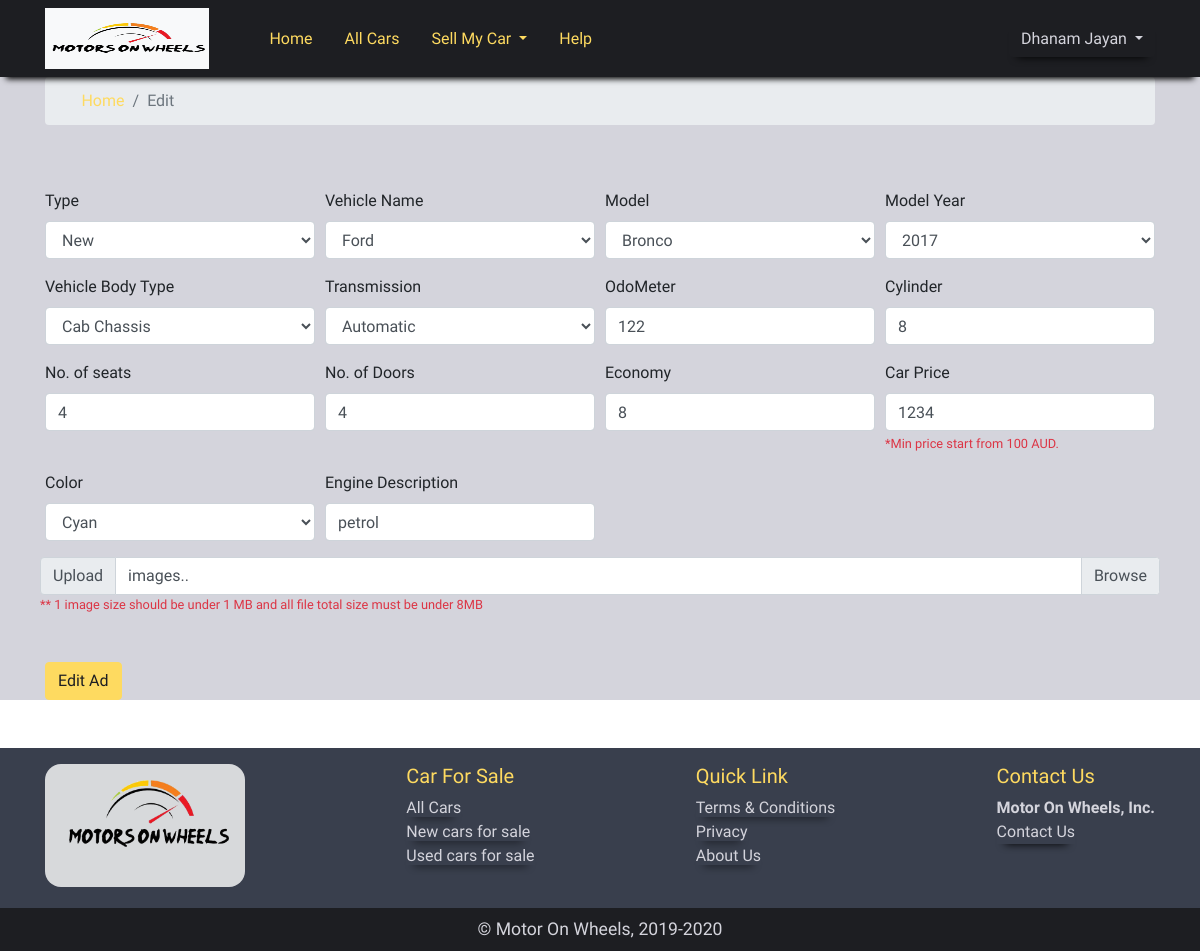
Screenshot of /editAds.php?edit=57 (signed in) with the database file from the repository.
### tables this page shows
CREATE TABLE `ads` (
  `id` int(11) NOT NULL,
  `user_id` int(11) NOT NULL,
  `status` varchar(100) NOT NULL DEFAULT 'pending',
  `cartype` varchar(50) NOT NULL,
  `carname` varchar(100) NOT NULL,
  `carmodel` varchar(50) DEFAULT NULL,
  `bodytype` varchar(50) DEFAULT NULL,
  `odometer` varchar(50) DEFAULT NULL,
  `transmission` varchar(50) DEFAULT NULL,
  `engine` varchar(50) DEFAULT NULL,
  `price` varchar(50) NOT NULL,
  `year` varchar(50) NOT NULL,
  `cylinder` varchar(50) DEFAULT NULL,
  `engineDes` varchar(255) DEFAULT NULL,
  `fuelEconomy` varchar(50) DEFAULT NULL,
  `turbo` varchar(50) DEFAULT NULL,
  `power` varchar(50) DEFAULT NULL,
  `tow` varchar(50) DEFAULT NULL,
  `colour` varchar(50) DEFAULT NULL,
  `seats` varchar(50) DEFAULT NULL,
  `doors` varchar(50) DEFAULT NULL,
  `created_at` timestamp NOT NULL DEFAULT CURRENT_TIMESTAMP ON UPDATE CURRENT_TIMESTAMP
);

### public/editAds.php (the view, shortened to what this page needs)
 <?php require_once('../resources/templates/config.php');?>
 <?php include_once(TEMPLATE_FRONT.DS.'header.php');?>
<?php include_once(TEMPLATE_FRONT.DS.'nav.php');?>
<?php
            if(isset($_GET['edit'])){
                $editId = (int)$_GET['edit'];
            }elseif(isset($_SESSION['editId'])){
                $editId = $_SESSION['editId'];
            }
        $sql = "SELECT * FROM `ads` JOIN adimg ON `adimg`.`ads_id` = `ads`.`id` WHERE `ads`.`user_id` = ? AND `ads`.`id` = ?";
        $stmt = $db->prepare($sql);
        $stmt->bind_param('ii',$_SESSION['id'], $editId);
        $stmt->execute();
        $result = $stmt->get_result();
        $adrow = $result->fetch_assoc();
?>
<div class="container-fluid adContainer">
<div class="container mb-5">
    <nav aria-label="breadcrumb ">
        <ol class="breadcrumb">
            <li class="breadcrumb-item active"><a href="index.php" ><i class="fas fa-home mr-2"></i>Home</a></li>
            <li class="breadcrumb-item active">Edit</li>
        </ol>
    </nav>
     <form method="Post" action="include/editAdsProcess.php" enctype="multipart/form-data" class="filter-form" >
        <div class="form-row py-5">
            <div class="form-group col-md-3">
                <label for="cartype">Type</label>
                <select  class="form-control" required name="vType">
                   <option value="<?=  $adrow['cartype']?>"><?=  ucfirst($adrow['cartype'])?></option>
                </select>
            </div>
            <div class="form-group col-md-3">
                <label for="vehiclename">Vehicle Name</label>
                <select  class="form-control carname" required name="vName">
                     <option value="<?=  $adrow['carname']?>"><?=  ucfirst($adrow['carname'])?></option>
                </select>
            </div>
            <div class="form-group col-md-3">
                <label for="vehiclemodel">Model</label>
                <select  class="form-control carmodel" required name="vModel">
                <option value="<?=  $adrow['carmodel']?>"><?=  ucfirst($adrow['carmodel'])?></option>
                </select>
            </div>
            <div class="form-group col-md-3">
                <label for="cartype">Model Year</label>
                <select  class="form-control" name="modelYr">
                <option value="<?=  $adrow['year']?>"><?=  ucfirst($adrow['year'])?></option>
                </select>
            </div>
            <div class="form-group col-md-3">
                <label for="vehicletype">Vehicle Body Type</label>
                <select  class="form-control bodyType" name="vBodyType" required>
                    <option value="<?=  $adrow['bodytype']?>"><?=  ucfirst($adrow['bodytype'])?></option>
                </select>
            </div>
            <div class="form-group col-md-3">
                <label for="transmission">Transmission</label>
                <select  class="form-control" name="transmission" required>
                    <option value="<?=  $adrow['transmission']?>"><?=  ucfirst($adrow['transmission'])?></option>
                </select>
            </div>
            <div class="form-group col-md-3">
                <label for="ottometer">OdoMeter</label>
                <input type="number" class="form-control" id="" placeholder="ran kilometer/miles" name="odoMeter"
                        value="<?= $adrow['odometer'];?>"
                >
            </div>
            <div class="form-group col-md-3">
                <label for="cylinder">Cylinder</label>
                <input type="number" name="cylinder" class="form-control" id="" placeholder="" min=1 required
                value="<?= $adrow['cylinder']?>"
                >
            </div>
            <div class="form-group col-md-3">
                <label for="">No. of seats</label>
                <input type="number" name="vSeats" class="form-control" id="" placeholder="3 seats" required min=1
                value="<?= $adrow['seats']?>">
            </div>
            <div class="form-group col-md-3">
                </i><label for="">No. of Doors </label>
                <input type="number" name="Doors" class="form-control" id="" placeholder="2 doors" required min=1
                value="<?= $adrow['doors']?>"
                >
            </div>
            <div class="form-group col-md-3">
                <label for="economy">Economy</label>
                <input type="number" name="economy" class="form-control" id="" placeholder="eg.10km/Ltr." min=1 required
                value="<?= $adrow['fuelEconomy']?>"
                >
            </div>
             <div class="form-group col-md-3">
                <label for="">Car Price</label>
                <input type="number" name="vPrice" class="form-control" id="" placeholder="enter price" required min=100 value="<?= $adrow['price']?>">
                <small class="text-danger">*Min price start from 100 AUD.</small>
            </div>
            <div class="form-group col-md-3">
                <label for="cartype">Color</label>
                <select  class="form-control " name="vColor" required>
                     <option value="<?=  $adrow['colour']?>"><?=  ucfirst($adrow['colour'])?></option>
                </select>
            </div>
             <div class="form-group col-md-3">
                <label for="engineDesc">Engine Description</label>
                <input type="text" class="form-control" name="vEngDesc" required
                        value="<?= $adrow['engineDes']?>"
                >
            </div>
             <div class="input-group">
                <div class="input-group-prepend">
                    <span class="input-group-text">Upload</span>
                </div>
                <div class="custom-file">
                    <label class="custom-file-label" for="inputGroupFile01">images..</label>
                </div>
             </div>
             <small class="text-danger">** 1 image size should be under 1 MB and all file total size must be under 8MB</small>
        </div>
        <button type="submit" class="btn btn-primary" name="editSubmit">Edit Ad</button>
    </form>
</div>
</div>
<?php require_once(TEMPLATE_FRONT.DS.'footer.php');?>

### rows the page displays
ads: vType "New", vName "Ford", vModel "Bronco", modelYr "2017", vBodyType "Cab Chassis", transmission "Automatic", odoMeter "122", cylinder "8", vSeats "4", Doors "4", economy "8", vPrice "1234", vColor "Cyan", vEngDesc "petrol"

### other values shown
$_SESSION['name'] "Dhanam Jayan"
